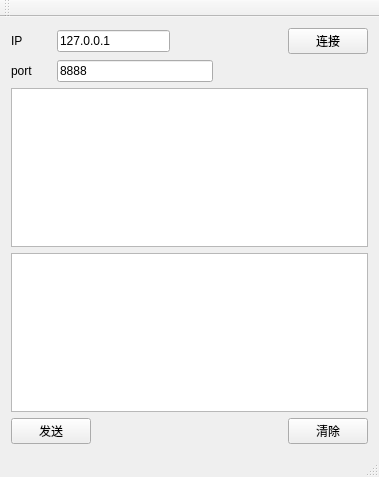
<?xml version="1.0" encoding="UTF-8"?>
<ui version="4.0">
 <class>MainWindow</class>
 <widget class="QMainWindow" name="MainWindow">
  <property name="geometry">
   <rect>
    <x>0</x>
    <y>0</y>
    <width>379</width>
    <height>477</height>
   </rect>
  </property>
  <property name="windowTitle">
   <string>MainWindow</string>
  </property>
  <widget class="QWidget" name="centralWidget">
   <layout class="QGridLayout" name="gridLayout">
    <item row="0" column="0">
     <layout class="QVBoxLayout" name="verticalLayout">
      <item>
       <layout class="QHBoxLayout" name="horizontalLayout_2">
        <item>
         <widget class="QLabel" name="label">
          <property name="minimumSize">
           <size>
            <width>40</width>
            <height>0</height>
           </size>
          </property>
          <property name="text">
           <string>IP</string>
          </property>
         </widget>
        </item>
        <item>
         <widget class="QLineEdit" name="IP">
          <property name="sizePolicy">
           <sizepolicy hsizetype="Expanding" vsizetype="Fixed">
            <horstretch>0</horstretch>
            <verstretch>0</verstretch>
           </sizepolicy>
          </property>
          <property name="minimumSize">
           <size>
            <width>0</width>
            <height>0</height>
           </size>
          </property>
          <property name="baseSize">
           <size>
            <width>0</width>
            <height>0</height>
           </size>
          </property>
          <property name="inputMask">
           <string/>
          </property>
          <property name="text">
           <string>127.0.0.1</string>
          </property>
         </widget>
        </item>
        <item>
         <spacer name="horizontalSpacer_2">
          <property name="orientation">
           <enum>Qt::Horizontal</enum>
          </property>
          <property name="sizeHint" stdset="0">
           <size>
            <width>68</width>
            <height>17</height>
           </size>
          </property>
         </spacer>
        </item>
        <item>
         <widget class="QPushButton" name="btnConnect">
          <property name="text">
           <string>连接</string>
          </property>
         </widget>
        </item>
       </layout>
      </item>
      <item>
       <layout class="QHBoxLayout" name="horizontalLayout_3">
        <item>
         <widget class="QLabel" name="label_2">
          <property name="minimumSize">
           <size>
            <width>40</width>
            <height>0</height>
           </size>
          </property>
          <property name="text">
           <string>port</string>
          </property>
         </widget>
        </item>
        <item>
         <widget class="QLineEdit" name="port">
          <property name="text">
           <string>8888</string>
          </property>
         </widget>
        </item>
        <item>
         <spacer name="horizontalSpacer_3">
          <property name="orientation">
           <enum>Qt::Horizontal</enum>
          </property>
          <property name="sizeHint" stdset="0">
           <size>
            <width>40</width>
            <height>20</height>
           </size>
          </property>
         </spacer>
        </item>
       </layout>
      </item>
      <item>
       <widget class="QTextEdit" name="txtRecv"/>
      </item>
      <item>
       <widget class="QTextEdit" name="txtSend"/>
      </item>
      <item>
       <layout class="QHBoxLayout" name="horizontalLayout">
        <item>
         <widget class="QPushButton" name="btnSend">
          <property name="text">
           <string>发送</string>
          </property>
         </widget>
        </item>
        <item>
         <spacer name="horizontalSpacer">
          <property name="orientation">
           <enum>Qt::Horizontal</enum>
          </property>
          <property name="sizeHint" stdset="0">
           <size>
            <width>40</width>
            <height>20</height>
           </size>
          </property>
         </spacer>
        </item>
        <item>
         <widget class="QPushButton" name="btnClear">
          <property name="text">
           <string>清除</string>
          </property>
         </widget>
        </item>
       </layout>
      </item>
     </layout>
    </item>
   </layout>
  </widget>
  <widget class="QMenuBar" name="menuBar">
   <property name="geometry">
    <rect>
     <x>0</x>
     <y>0</y>
     <width>379</width>
     <height>23</height>
    </rect>
   </property>
  </widget>
  <widget class="QToolBar" name="mainToolBar">
   <attribute name="toolBarArea">
    <enum>TopToolBarArea</enum>
   </attribute>
   <attribute name="toolBarBreak">
    <bool>false</bool>
   </attribute>
  </widget>
  <widget class="QStatusBar" name="statusBar"/>
 </widget>
 <layoutdefault spacing="6" margin="11"/>
 <resources/>
 <connections/>
</ui>
